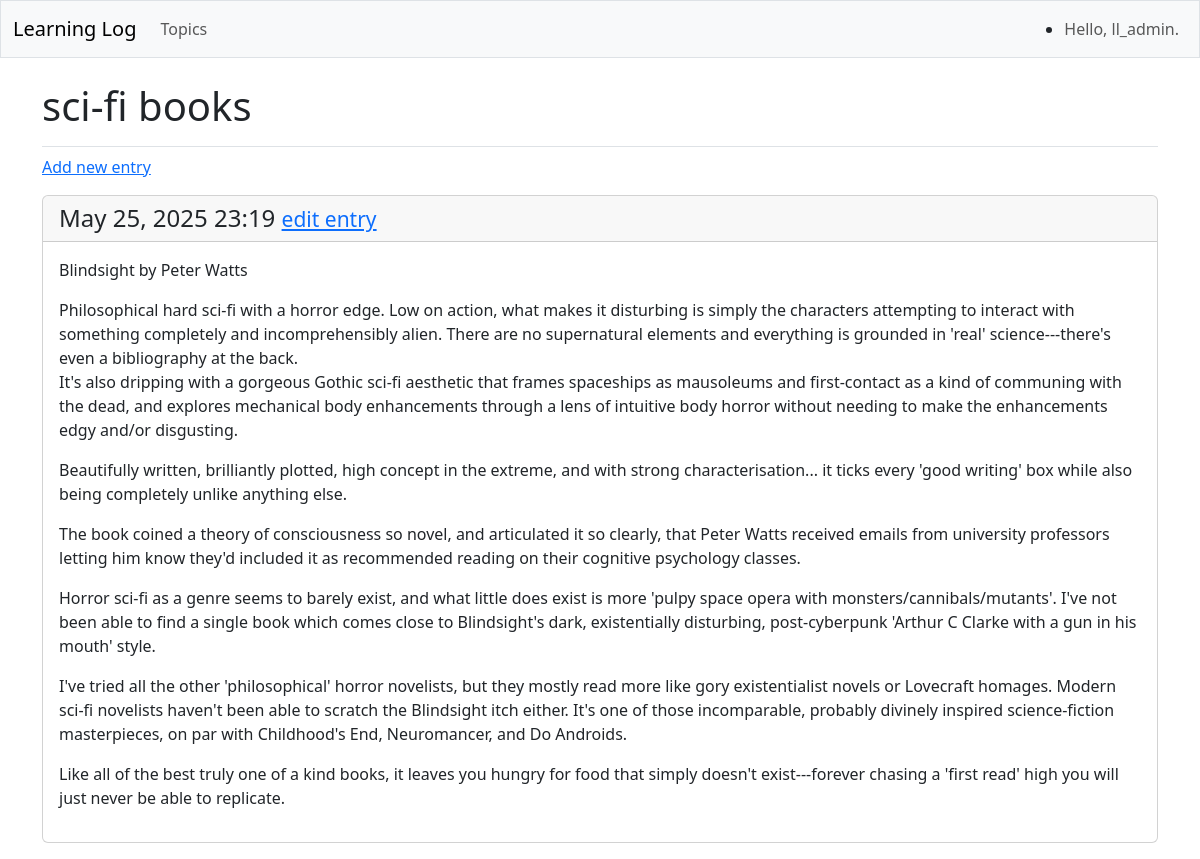
Screenshot of /topics/5/ (signed in) with the database file from the repository.
### learning_logs/models.py (models this page shows, shortened)
class Topic(models.Model):
    text = models.CharField(max_length=200)
    date_added = models.DateTimeField(auto_now_add=True)
    owner = models.ForeignKey(User, on_delete=models.CASCADE)

class Entry(models.Model):
    topic = models.ForeignKey(Topic, on_delete=models.CASCADE)
    text = models.TextField()
    date_added = models.DateTimeField(auto_now_add=True)
    class Meta:
        verbose_name_plural = 'entries'

### learning_logs/views.py (the view)
# urls.py: path('topics/<int:topic_id>/', views.topic, name='topic'),
@login_required
def topic(request, topic_id):
    topic = Topic.objects.get(id=topic_id)
    check_topic_owner(topic, request)
    entries = topic.entry_set.order_by('-date_added')
    context = {'topic': topic, 'entries': entries}
    return render(request, 'learning_logs/topic.html', context)

### learning_logs/views.py (called while the page is built)
def check_topic_owner(topic, request):
    if topic.owner != request.user:
        raise Http404("You do not have permission to view this topic.")

### learning_logs/templates/learning_logs/topic.html (shortened to what this page needs)
{% extends 'learning_logs/base.html'%}
{% block page_header %}
  <h1>{{ topic.text}}</h1>
{% endblock page_header %}
{% block content %}
    <p>
        <a href="{% url 'learning_logs:new_entry' topic.id %}">Add new entry</a>
    </p>
        {% for entry in entries %}
            <div class="card mb-3">
                <h4 class="card-header">
                    {{ entry.date_added|date:'M d, Y H:i'  }}
                    <small><a href="{% url 'learning_logs:edit_entry' entry.id %}">
                        edit entry</a></small>
                </h4>
                 <div class="card-body">{{ entry.text|linebreaks}}</div>
            </div>
        {% empty %}
            <p>There are no entries for this topic yet.</p>
        {% endfor %}
{% endblock content %}

### learning_logs/templates/learning_logs/base.html (shortened to what this page needs)
<!doctype html>
<html lang="en">
<head>
    {% load django_bootstrap5 %}
    {% bootstrap_css %}
</head>
<body>
    <nav class="navbar navbar-expand-md navbar-light bg-light mb-4 border">
        <div class="container-fluid">
            <a class="navbar-brand" href="{% url 'learning_logs:index' %}">
                Learning Log</a>
            <div class="collapse navbar-collapse" id="navbarCollapse">
                <ul class="navbar-nav me-auto md-2 md-md-0">
                    <li class="nav-item">
                        <a class="nav-link" href="{% url 'learning_logs:topics' %}">
                            Topics</a></li>
                </ul>
                 <ul class="navbar-uav ms-auto mb-2 mb-md-0">
                    {% if user.is_authenticated %}
                        <li class="nav-item">
                            <span class="navbar-text me-2">Hello, {{ user.username}}.
                            </span></li>
                    {% endif %}
                </ul>
            </div>
        </div>
    </nav>
    <main class="container">
        <div class="pb-2 mb-2 border-bottom">
            {% block page_header %}{% endblock page_header %}
        </div>
        {% block content%}{% endblock content %}
    </main>
</body>
</html>

### rows the page displays
Topic: text "sci-fi books"
Entry: date_added "May 25, 2025 23:19", text "Blindsight by Peter Watts Philosophical hard sci-fi with a horror edge. Low on action, what makes it disturbing is simply the characters attempting to interact with something completely and incomprehensibly alien. There are no supernatural elements and everything is grounded in 'real' science---there's even a bibliography at the back. It's also dripping with a gorgeous Gothic sci-fi aesthetic that frames spaceships as mausoleums and first-contact as a kind of communing with the dead, and explores mechanical body enhancements through a lens of intuitive body horror without needing to make the enhancements edgy and/or disgusting. Beautifully written, brilliantly plotted, high concept in the…"

### other values shown
{{ user.username }} "ll_admin"
